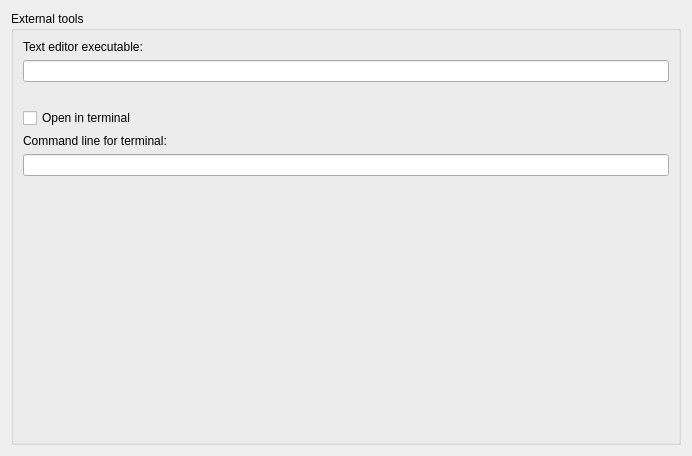
<?xml version="1.0" encoding="UTF-8"?>
<ui version="4.0">
 <class>MSIMPreferencesPageGeneral</class>
 <widget class="QWidget" name="MSIMPreferencesPageGeneral">
  <property name="geometry">
   <rect>
    <x>0</x>
    <y>0</y>
    <width>692</width>
    <height>456</height>
   </rect>
  </property>
  <layout class="QVBoxLayout" name="verticalLayout">
   <item>
    <widget class="QGroupBox" name="groupBox">
     <property name="title">
      <string>External tools</string>
     </property>
     <layout class="QGridLayout" name="gridLayout">
      <item row="5" column="0" colspan="2">
       <widget class="QLineEdit" name="lineEditTerminal"/>
      </item>
      <item row="2" column="0">
       <spacer name="verticalSpacer_2">
        <property name="orientation">
         <enum>Qt::Vertical</enum>
        </property>
        <property name="sizeType">
         <enum>QSizePolicy::Fixed</enum>
        </property>
        <property name="sizeHint" stdset="0">
         <size>
          <width>20</width>
          <height>20</height>
         </size>
        </property>
       </spacer>
      </item>
      <item row="0" column="0">
       <widget class="QLabel" name="label">
        <property name="text">
         <string>Text editor executable:</string>
        </property>
       </widget>
      </item>
      <item row="4" column="0">
       <widget class="QLabel" name="labelUseTerminal">
        <property name="text">
         <string>Command line for terminal:</string>
        </property>
       </widget>
      </item>
      <item row="6" column="0">
       <spacer name="verticalSpacer_3">
        <property name="orientation">
         <enum>Qt::Vertical</enum>
        </property>
        <property name="sizeHint" stdset="0">
         <size>
          <width>20</width>
          <height>40</height>
         </size>
        </property>
       </spacer>
      </item>
      <item row="3" column="0">
       <widget class="QCheckBox" name="checkBoxUseTerminal">
        <property name="text">
         <string>Open in terminal</string>
        </property>
       </widget>
      </item>
      <item row="1" column="0" colspan="2">
       <widget class="MSIMBrowseFilenameWidget" name="filepathTextEditor">
        <property name="minimumSize">
         <size>
          <width>0</width>
          <height>20</height>
         </size>
        </property>
       </widget>
      </item>
     </layout>
    </widget>
   </item>
  </layout>
 </widget>
 <customwidgets>
  <customwidget>
   <class>MSIMBrowseFilenameWidget</class>
   <extends>QLineEdit</extends>
   <header>MSIMBrowseFilenameWidget.h</header>
   <container>1</container>
  </customwidget>
 </customwidgets>
 <tabstops>
  <tabstop>filepathTextEditor</tabstop>
  <tabstop>checkBoxUseTerminal</tabstop>
  <tabstop>lineEditTerminal</tabstop>
 </tabstops>
 <resources/>
 <connections/>
</ui>
